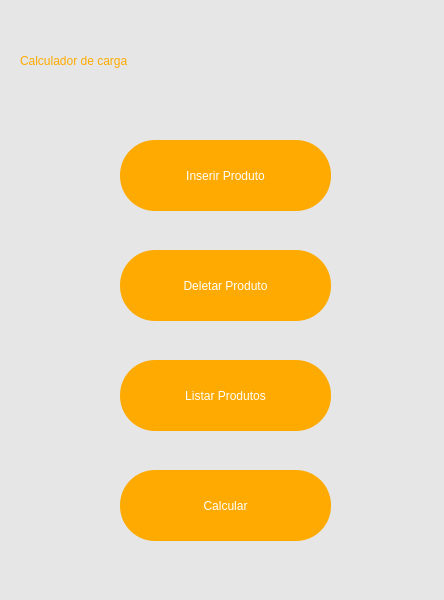
<?xml version="1.0" encoding="UTF-8"?>
<ui version="4.0">
 <class>Main</class>
 <widget class="QMainWindow" name="Main">
  <property name="geometry">
   <rect>
    <x>0</x>
    <y>0</y>
    <width>444</width>
    <height>600</height>
   </rect>
  </property>
  <property name="minimumSize">
   <size>
    <width>444</width>
    <height>600</height>
   </size>
  </property>
  <property name="maximumSize">
   <size>
    <width>444</width>
    <height>600</height>
   </size>
  </property>
  <property name="font">
   <font>
    <family>Segoe UI</family>
   </font>
  </property>
  <property name="windowTitle">
   <string>Inicio</string>
  </property>
  <property name="styleSheet">
   <string notr="true">background-color: rgb(230, 230, 230);</string>
  </property>
  <widget class="QWidget" name="centralwidget">
   <widget class="QLabel" name="label">
    <property name="geometry">
     <rect>
      <x>20</x>
      <y>20</y>
      <width>401</width>
      <height>81</height>
     </rect>
    </property>
    <property name="styleSheet">
     <string notr="true">font: bold 32pt &quot;Segoe UI&quot;;
color: rgb(255, 170, 0);</string>
    </property>
    <property name="text">
     <string>Calculador de carga</string>
    </property>
   </widget>
   <widget class="QPushButton" name="inserirbtn">
    <property name="geometry">
     <rect>
      <x>120</x>
      <y>140</y>
      <width>211</width>
      <height>71</height>
     </rect>
    </property>
    <property name="cursor">
     <cursorShape>PointingHandCursor</cursorShape>
    </property>
    <property name="styleSheet">
     <string notr="true">font: 600 16pt &quot;Segoe UI&quot;;
background-color: rgb(255, 170, 0);
border: none;
border-radius: 35px;
color: rgb(255, 255, 255);</string>
    </property>
    <property name="text">
     <string>Inserir Produto</string>
    </property>
   </widget>
   <widget class="QPushButton" name="deletarbtn">
    <property name="geometry">
     <rect>
      <x>120</x>
      <y>250</y>
      <width>211</width>
      <height>71</height>
     </rect>
    </property>
    <property name="cursor">
     <cursorShape>PointingHandCursor</cursorShape>
    </property>
    <property name="styleSheet">
     <string notr="true">font: 600 16pt &quot;Segoe UI&quot;;
background-color: rgb(255, 170, 0);
border: none;
border-radius: 35px;
color: rgb(255, 255, 255);</string>
    </property>
    <property name="text">
     <string>Deletar Produto</string>
    </property>
   </widget>
   <widget class="QPushButton" name="listarbtn">
    <property name="geometry">
     <rect>
      <x>120</x>
      <y>360</y>
      <width>211</width>
      <height>71</height>
     </rect>
    </property>
    <property name="cursor">
     <cursorShape>PointingHandCursor</cursorShape>
    </property>
    <property name="styleSheet">
     <string notr="true">font: 600 16pt &quot;Segoe UI&quot;;
background-color: rgb(255, 170, 0);
border: none;
border-radius: 35px;
color: rgb(255, 255, 255);</string>
    </property>
    <property name="text">
     <string>Listar Produtos</string>
    </property>
   </widget>
   <widget class="QPushButton" name="calcularbtn">
    <property name="geometry">
     <rect>
      <x>120</x>
      <y>470</y>
      <width>211</width>
      <height>71</height>
     </rect>
    </property>
    <property name="cursor">
     <cursorShape>PointingHandCursor</cursorShape>
    </property>
    <property name="styleSheet">
     <string notr="true">font: 600 16pt &quot;Segoe UI&quot;;
background-color: rgb(255, 170, 0);
border: none;
border-radius: 35px;
color: rgb(255, 255, 255);</string>
    </property>
    <property name="text">
     <string>Calcular</string>
    </property>
   </widget>
  </widget>
 </widget>
 <resources/>
 <connections/>
</ui>
